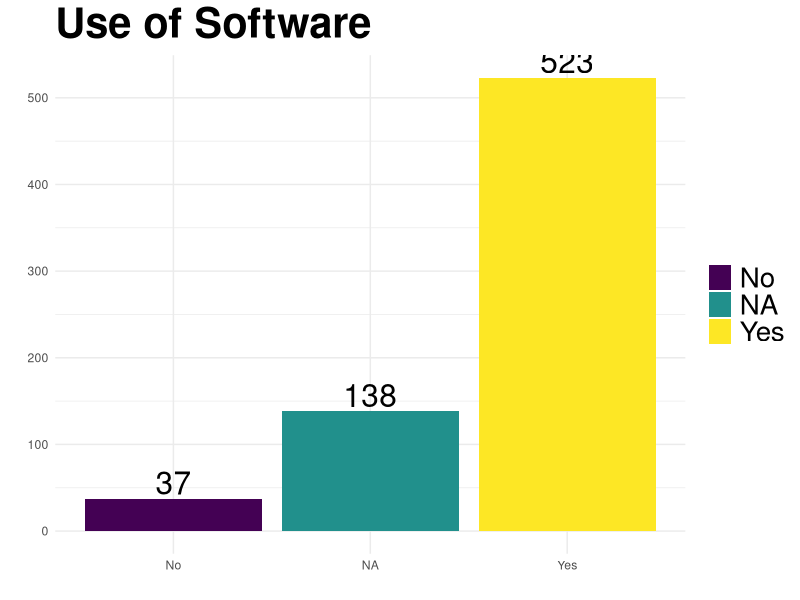
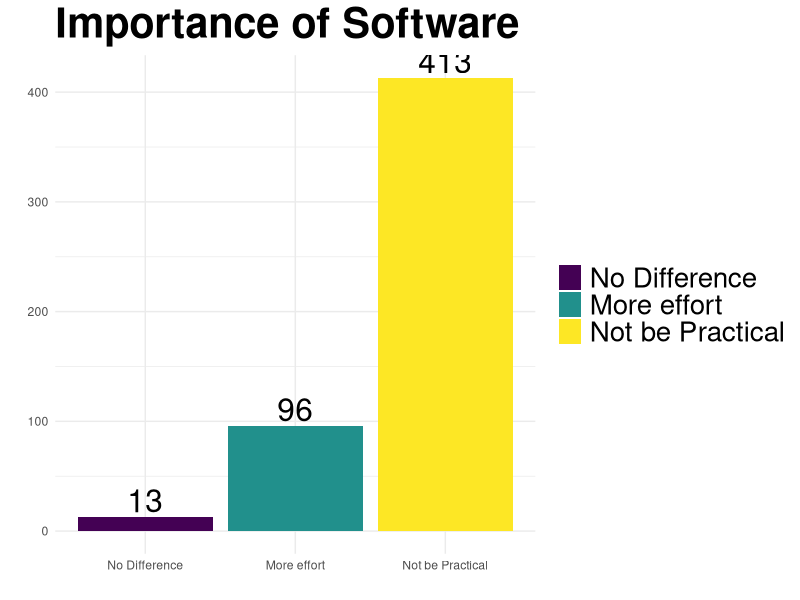
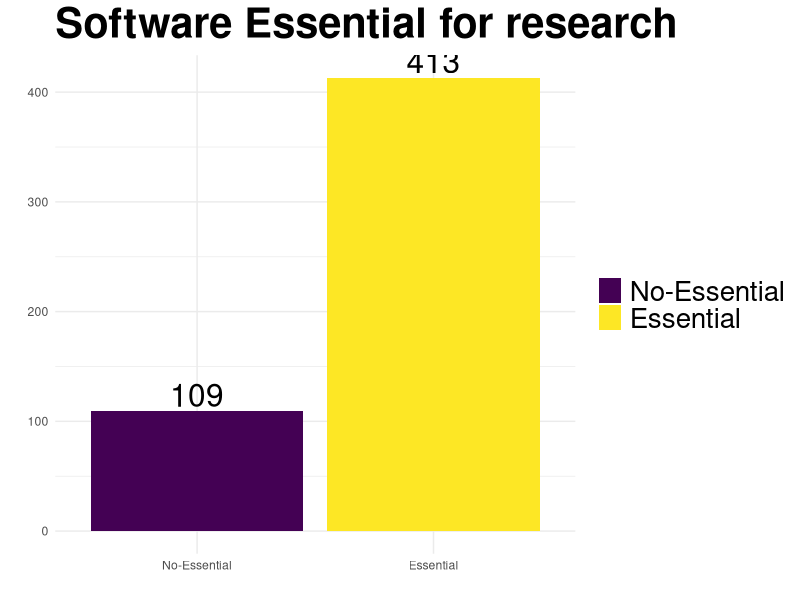
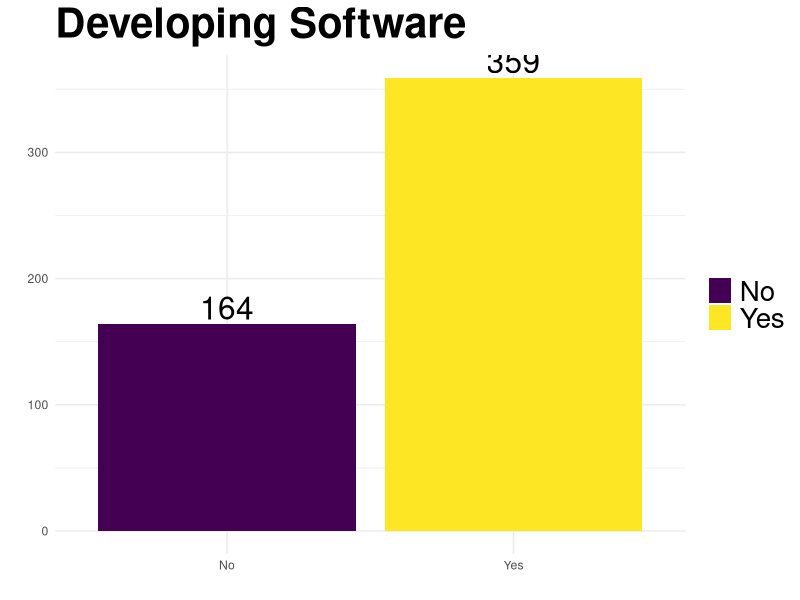

Write the R code that produced these figures, in order. (Note: this script raises an error after producing the figures.)
## ---- chunk 1
options(knitr.table.format = 'markdown')
## ---- chunk 2
	
	library('ggplot2')
    library('plyr')
	library('RColorBrewer')
    library('knitr')
    library('car')

## ---- chunk 3
	# Function to create own colour palette to use when there is a need to keep the same
	# colour between plot (otherwise they are changed according to the ordering)
	myColor <-  function(vectorToColour=vector(), palette='Set3'){
	  print(vectorToColour)
		size  <- length(vectorToColour)
		myColors <- brewer.pal(size, palette)
		names(myColors) <- vectorToColour
		return(myColors)
	}
## ---- chunk 4
	# Function that output a data frame containing the variable, the Frequency and 
	# rounded percent
	# Optional order is to output the table ordered in Frequency (useful for output with
	singleTabFreq <- function(vectorToFreq, name, order=TRUE){
		table_factor <- table(vectorToFreq)
		# Cbind is to combine two different sets into one data.frame
		# the conversion of data.frame within the cbind is to avoid having
		# the factor in data_row for the frequency
		# And being able to index only the value for the percentage
		QSummary <- cbind(as.data.frame(table_factor),
						as.data.frame(round(prop.table(table_factor)*100))[,2])

		#rename the column names
		colnames(QSummary) <- c(name, 'Total Respondents', 'Percent')
		if (order==TRUE){
			# Order the table by Total Respondents
			QSummary <- QSummary[order(QSummary[,2]),]
			# Reorder the level of the factors for using in legend (to match the order of the plot)
			QSummary[,1] <- factor(QSummary[,1], levels=QSummary[,1][order(QSummary[,2])], ordered=order)
		}
		# Write the result into a csv file
		#write.csv(QSummary, paste('./results/',name,'.csv'), row.names=FALSE)
		#dev.off()
		# Output a table of the variable
		return (QSummary)
	}
## ---- chunk 5
	plotSingleFreq <- function(dataframe, name, column='Total Respondents', order=TRUE, xText=TRUE, ownColour=NA){
		index_column <- match(column, names(dataframe))
		# To reorganise the factor level to show on the legend according to the 
		# frequencies
		p <- ggplot(data=dataframe, environment=environment())
		# environment=environment() is a workaround for ggplot2 to get access to the
		# namespace defined within the function.
		if (order==TRUE){
			p <- p + aes(x=reorder(dataframe[,1], dataframe[, index_column]),
				 		 y=dataframe[,index_column],
						 fill=dataframe[,1])
		}
		else {
			p <- p + aes(x=dataframe[,1],
						 y=dataframe[,index_column],
					     fill=dataframe[,1])
		}
		p <- p + geom_bar(stat='identity')
		p <- p + theme_minimal()
		p <- p + ylab('')
		p <- p + xlab('')
		p <- p + ggtitle(name)
		p <- p + theme(plot.title = element_text(size=30, face='bold'))
		p <- p + theme(legend.text=element_text(size=20))
		p <- p + theme(legend.title=element_blank())
		if (is.na(ownColour) == FALSE){

			p  <- p + scale_fill_manual(values=ownColour)
		}
		if (xText == FALSE) {
			p  <- p + theme(axis.text.x=element_blank())
		}
		p <- p + geom_text(aes(label=dataframe[,index_column]), vjust=-0.2, size=8)
		return (p)
	}
## ---- chunk 6
	crossTabFreq <- function(df, var1, var2, propNum=1, summaryTable=TRUE){
		freqTable <- table(df[[var1]], df[[var2]])
		if(summaryTable==TRUE){
			kable(freqTable, digits=2)
		}
		dfTable  <- cbind(as.data.frame(freqTable),
						  as.data.frame(prop.table(freqTable, propNum))[,3])
		colnames(dfTable) <- c(var1, var2, 'Freq', 'Prop')

		#write.csv(dfTable, paste("./results/cross_table_", var1,'_', var2, '.csv', sep=''), 
		#		  row.names=FALSE)

		#dev.off()
		return(dfTable)
	}
## ---- chunk 7

	facetPlot <- function(df, xVar, facetVar, yVar='Prop', removeNA=FALSE, FREQ=TRUE, xText=TRUE){
		df$Percent  <- df[[yVar]]*100
		if (removeNA==TRUE) {
			df <- na.omit(df)
		}
		p <- ggplot(df, environment=environment())
		p <- p + aes_string(x=xVar, y='Percent', fill=xVar)
		p <- p + geom_bar(stat='identity', position='dodge')
		p <- p + theme_minimal()
		p <- p + ylab('')
		p <- p + xlab('')
		p <- p + theme(plot.title = element_text(size=30, face='bold'))
		p <- p + theme(legend.text=element_text(size=20))
		p <- p + theme(legend.title=element_blank())
		if (xText == FALSE) {
			p  <- p + theme(axis.text.x=element_blank())
		}
		if (FREQ==TRUE){
			p <- p + geom_text(aes(label=paste(round(Percent), '%', ' (n=', Freq, ')')), vjust=-0.2, size=4)
		}
		else {
			p <- p + geom_text(aes(label=paste(round(Percent))), vjust=-0.2, size=4)
		}
		p <- p + theme(plot.title = element_text(size=20, face="bold", vjust=2))
		p <- p + facet_wrap(as.formula(paste('~', facetVar)), ncol=2)
		return(p)
	}
## ---- chunk 8

	chiSquareSummary <- function (table_, var1, var2) {
		chiValue <- chisq.test(table_)
		#fisher_value <- fisher.test(table_)
		if (chiValue$p.value <= .5){
			write.csv(chiValue$residuals, paste("./results/chi_test_res_", var1,'_', var2, '.csv', sep=''), row.names=FALSE)
		}
		return (chi_value)
	}
## ---- chunk 9
    #Loading the data set
    df <-read.csv("data/mergedDfCleaned.csv", stringsAsFactors=TRUE, na.strings="")
## ---- chunk 10
	sumQ  <- singleTabFreq(df$Q.6.Use.Software, 'Use of Software')
	kable(sumQ, digits=2, format = 'markdown')
	plotSingleFreq(sumQ, 'Use of Software')
## ---- chunk 11
# subsetting the dataset to contain only software users, meaning people who answered YES at the question 6
dfYES <- df[which(df$Q.6.Use.Software=='Yes'),]
dfYES <- droplevels(dfYES)
## ---- chunk 12
  levels(dfYES$Q.7.Importance.Software)[1] <- "No Difference"
  levels(dfYES$Q.7.Importance.Software)[2] <- "Not be Practical"
  levels(dfYES$Q.7.Importance.Software)[3] <- "More effort"

## ---- chunk 13
	sumQ  <-  singleTabFreq(dfYES$Q.7.Importance.Software, 'Importance of Software')
	kable(sumQ, digits=2, format = 'markdown')
	plotSingleFreq(sumQ, 'Importance of Software')
## ---- chunk 14
	#Recoding into a binary variable
	dfYES$Q.7.Essential.Software <- revalue(dfYES$Q.7.Importance.Software, c('No Difference'='No-Essential', 'More effort'='No-Essential', 'Not be Practical'='Essential'))
## ---- chunk 15

	sumQ  <-  singleTabFreq(dfYES$Q.7.Essential.Software, 'Software Essential for research')
	kable(sumQ, digits=2)
	plotSingleFreq(sumQ, 'Software Essential for research')
## ---- chunk 16

	sumQ  <-  singleTabFreq(dfYES$Q.8.Developing.Software, 'Developing Software')
	kable(sumQ, digits=2)
	plotSingleFreq(sumQ, 'Developing Software')
## ---- chunk 17

	sumQ  <-  singleTabFreq(dfYES$Q.9.Training.Software.clean, 'Training in Software development')
	kable(sumQ, digits=2)
	color_Developing <- myColor(sumQ[,1])
	plotSingleFreq(sumQ, 'Training in Software development', ownColour=color_Developing)
## ---- chunk 18

	sumQ  <-  singleTabFreq(dfYES[which(dfYES$Q.8.Developing.Software == 'Yes'),]$Q.9.Training.Software.clean, 'Training in Software development')
	kable(sumQ, digits=2)
	plotSingleFreq(sumQ, 'Training in Software development', ownColour=color_Developing)

## ---- chunk 19
    sumQ <- singleTabFreq(dfYES$Q.3.Discipline, 'Discipline')
    #Printing table
    kable(sumQ, digits=2)
    # Printing Plot
	plotSingleFreq(sumQ, 'Discipline', xText=FALSE)
## ---- chunk 20
    # Recode the factors
    DesArHu <- c("Design, creative & performing arts", "Architecture & planning", "Humanities & language based studies & archaeology")
    AdmSoEd <- c('Administrative & business studies', 'Social studies', 'Education')
    MedAgri <- c('Medicine, dentistry & health', 'Agriculture, forestry & veterinary science')
    dfYES$Q.3.Modified.Disciplines <- dfYES$Q.3.Discipline
    dfYES$Q.3.Modified.Disciplines <- recode(dfYES$Q.3.Modified.Disciplines, "DesArHu='Design+Art+Hum'")
    dfYES$Q.3.Modified.Disciplines <- recode(dfYES$Q.3.Modified.Disciplines, "AdmSoEd='Admin+Social+Edu'")
    dfYES$Q.3.Modified.Disciplines <- recode(dfYES$Q.3.Modified.Disciplines, "MedAgri='Medicine+Agri'")

## ---- chunk 21
    modifiedQ3 <- singleTabFreq(dfYES$Q.3.Modified.Disciplines, 'Modified Disciplines')
    #Print table
    kable(modifiedQ3, digits=2, row.names = FALSE)
    plotSingleFreq(modifiedQ3, 'Modified Disciplines')
## ---- chunk 22
	sumQ  <- crossTabFreq(dfYES, 'Q.3.Modified.Disciplines', 'Q.7.Essential.Software') 
	facetPlot(sumQ, facetVar='Q.3.Modified.Disciplines', xVar='Q.7.Essential.Software')

## ---- chunk 23
	sumQ  <- crossTabFreq(dfYES, 'Q.3.Modified.Disciplines', 'Q.8.Developing.Software') 
	facetPlot(sumQ, facetVar='Q.3.Modified.Disciplines', xVar='Q.8.Developing.Software')

## ---- chunk 24
	sumQ  <- crossTabFreq(dfYES, 'Q.3.Modified.Disciplines', 'Q.9.Training.Software.clean') 
	facetPlot(sumQ, facetVar='Q.3.Modified.Disciplines', xVar='Q.9.Training.Software.clean')

## ---- chunk 25
    sumQ <- singleTabFreq(dfYES$Q.4.Fund.clean, 'Funds')
    kable(sumQ, digits=2, row.names = FALSE)
    #plotSingleFreq(sumQ, 'Funds', xText=FALSE)
## ---- chunk 26
    dfYES$Q.4.Modified.Funds <- dfYES$Q.4.Fund.clean
    levels(dfYES$Q.4.Modified.Funds)[c(3, 8, 13, 17)] <- 'None'
    levels(dfYES$Q.4.Modified.Funds)[c(8, 13, 17)] <- 'Charity/Trust'
    levels(dfYES$Q.4.Modified.Funds)[c(1, 2, 4, 5, 9, 11, 14)] <- 'Research Council'
    levels(dfYES$Q.4.Modified.Funds)[c(6,8)] <- 'Other UK'
    levels(dfYES$Q.4.Modified.Funds)[c(3, 7)] <- 'Other Non-UK'
## ---- chunk 27
    sumQ <- singleTabFreq(dfYES$Q.4.Modified.Funds,'Modified Funds')
    #Printing table
    kable(sumQ, digits=2, row.names = FALSE)
    plotSingleFreq(sumQ, 'Modified Funds', xText = FALSE)
## ---- chunk 28
	sumQ  <- crossTabFreq(dfYES, 'Q.4.Modified.Funds', 'Q.7.Essential.Software') 
	facetPlot(sumQ, facetVar='Q.4.Modified.Funds', xVar='Q.7.Essential.Software')

## ---- chunk 29
	sumQ  <- crossTabFreq(dfYES, 'Q.4.Modified.Funds', 'Q.8.Developing.Software') 
	facetPlot(sumQ, facetVar='Q.4.Modified.Funds', xVar='Q.8.Developing.Software')

## ---- chunk 30
	sumQ  <- crossTabFreq(dfYES, 'Q.4.Modified.Funds', 'Q.9.Training.Software.clean') 
	facetPlot(sumQ, facetVar='Q.4.Modified.Funds', xVar='Q.9.Training.Software.clean')

## ---- chunk 31
dfYES$Q.5.Seniority <- factor(dfYES$Q.5.Seniority, levels=c('Less than a year', '1-5 years', '6-10 years', '11-15 years', '15-20 years', 'More than 20 years' ))
## ---- chunk 32
    sumQ <- singleTabFreq(dfYES$Q.5.Seniority, 'Seniority', order=FALSE)
    #Printing table
    kable(sumQ, digits=2)
    # Printing Plot
    plotSingleFreq(sumQ, 'Seniority', order=FALSE)
## ---- chunk 33
	sumQ  <- crossTabFreq(dfYES, 'Q.5.Seniority', 'Q.7.Essential.Software') 
	facetPlot(sumQ, facetVar='Q.5.Seniority', xVar='Q.7.Essential.Software')
## ---- chunk 34
	sumQ  <- crossTabFreq(dfYES, 'Q.5.Seniority', 'Q.8.Developing.Software') 
	facetPlot(sumQ, facetVar='Q.5.Seniority', xVar='Q.8.Developing.Software')
## ---- chunk 35
	sumQ  <- crossTabFreq(dfYES, 'Q.5.Seniority', 'Q.9.Training.Software.clean') 
	facetPlot(sumQ, facetVar='Q.5.Seniority', xVar='Q.9.Training.Software.clean')
## ---- chunk 36
    sumQ <- singleTabFreq(dfYES$E.2.Gender.clean, 'Gender')
    #Printing table
    kable(sumQ, digits=2)
    # Printing Plot
    plotSingleFreq(sumQ, 'Gender')
## ---- chunk 37
	sumQ  <- crossTabFreq(dfYES, 'E.2.Gender.clean', 'Q.7.Essential.Software') 
	facetPlot(sumQ, facetVar='E.2.Gender.clean', xVar='Q.7.Essential.Software')
## ---- chunk 38
	sumQ  <- crossTabFreq(dfYES, 'E.2.Gender.clean', 'Q.8.Developing.Software') 
	facetPlot(sumQ, facetVar='E.2.Gender.clean', xVar='Q.8.Developing.Software')
## ---- chunk 39
	sumQ  <- crossTabFreq(dfYES, 'E.2.Gender.clean', 'Q.9.Training.Software.clean') 
	facetPlot(sumQ, facetVar='E.2.Gender.clean', xVar='Q.9.Training.Software.clean')
## ---- chunk 40
    sumQ <- singleTabFreq(dfYES$E.4.OS.clean, 'Operating System')
    #Printing table
    kable(sumQ, digits=2)
    # Printing Plot
    plotSingleFreq(sumQ, 'Operating System')
## ---- chunk 41
	sumQ  <- crossTabFreq(dfYES, 'E.4.OS.clean', 'Q.7.Essential.Software') 
	facetPlot(sumQ, facetVar='E.4.OS.clean', xVar='Q.7.Essential.Software')
## ---- chunk 42
	sumQ  <- crossTabFreq(dfYES, 'E.4.OS.clean', 'Q.8.Developing.Software') 
	facetPlot(sumQ, facetVar='E.4.OS.clean', xVar='Q.8.Developing.Software')
## ---- chunk 43
	sumQ  <- crossTabFreq(dfYES, 'E.4.OS.clean', 'Q.9.Training.Software.clean') 
	facetPlot(sumQ, facetVar='E.4.OS.clean', xVar='Q.9.Training.Software.clean')

